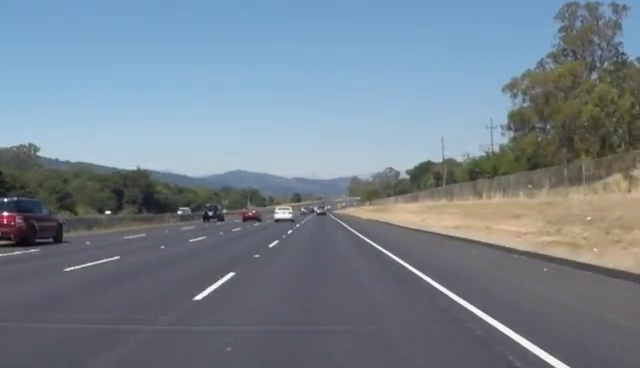
#> input picture frame 21 of data/video.mp4, 640 x 368 px
$ python run_demo.py   (older library calls are emulated)
#> lines starting #> are read from the running program, lines starting #| are printed output that depends on the picture; after the words box and inside, x2 and y2 are one past the last pixel; in counts of white or black regions, pixels touching at a corner belong together
#> in main, first_frame is the input picture: shape (368, 640, 3); mean B, G, R 142.4, 130.7, 117.7
### src/autodrive_lane/perception/feature_scene.py
from dataclasses import dataclass

import cv2
import numpy as np

from autodrive_lane.config import PreprocessConfig, SceneGuardConfig


@dataclass
class SceneCondition:
    """场景质量分析结果。"""

    label: str
    brightness: float
    contrast: float
    glare_ratio: float
    edge_density: float
    reasons: list[str]


def analyze_scene_condition(frame_bgr: np.ndarray, cfg: SceneGuardConfig) -> SceneCondition:
    """识别夜晚/逆光/雨天等高风险场景。"""
    gray = cv2.cvtColor(frame_bgr, cv2.COLOR_BGR2GRAY)
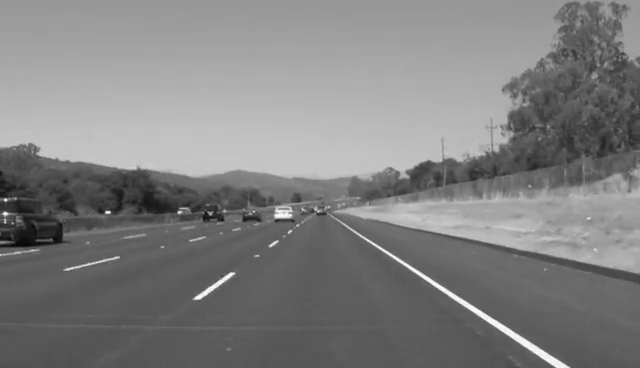
#> gray: shape (368, 640); min 6, max 255, mean 128.1

    brightness = float(np.mean(gray))
#> brightness = 128.1
    contrast = float(np.std(gray))
#> contrast = 43.18

    hsv = cv2.cvtColor(frame_bgr, cv2.COLOR_BGR2HSV)
#> hsv: shape (368, 640, 3); mean H, S, V 95.3, 54.7, 148.1
    v_channel = hsv[:, :, 2]
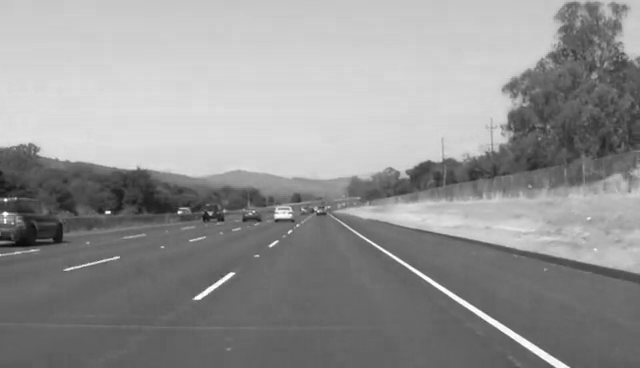
#> v_channel: shape (368, 640); min 10, max 255, mean 148.1
    glare_ratio = float(np.mean(v_channel > 245))
#> glare_ratio = 0.00232

    edges = cv2.Canny(gray, 80, 180)
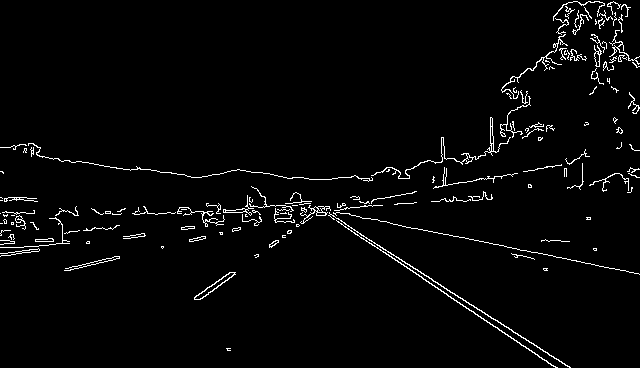
#> edges: shape (368, 640); 2.7% white in thin lines or dots
    edge_density = float(np.mean(edges > 0))
#> edge_density = 0.0272

    reasons: list[str] = []
    is_night = brightness < cfg.night_brightness and contrast < cfg.night_contrast
#> is_night = False
    is_backlight = glare_ratio > cfg.backlight_glare_ratio and contrast < cfg.backlight_contrast
#> is_backlight = False
    is_rain_like = edge_density > cfg.rain_edge_density and contrast < cfg.rain_contrast
#> is_rain_like = False

    label = "normal"
    if is_night:
        label = "night"
        reasons.append("low_brightness")
    if is_backlight:
        label = "backlight"
        reasons.append("strong_glare")
    if is_rain_like and label == "normal":
        label = "rain"
        reasons.append("dense_noisy_edges")

    return SceneCondition(
        label=label,
        brightness=brightness,
        contrast=contrast,
        glare_ratio=glare_ratio,
        edge_density=edge_density,
        reasons=reasons,
    )


def preprocess_lane_binary(frame_bgr: np.ndarray, cfg: PreprocessConfig, scene_label: str) -> np.ndarray:
    """按场景自适应预处理，输出车道候选二值图。"""
#> called with scene_label = 'normal'
    canny_low = cfg.canny_low
    canny_high = cfg.canny_high
    white_l_thresh = cfg.white_l_thresh
    morph_kernel = cfg.morph_kernel

    working = frame_bgr
    if scene_label == "night":
        canny_low = max(20, int(cfg.canny_low * 0.65))
        canny_high = max(canny_low + 20, int(cfg.canny_high * 0.75))
        white_l_thresh = max(120, cfg.white_l_thresh - 40)
    elif scene_label == "backlight":
        white_l_thresh = max(150, cfg.white_l_thresh - 25)
        lab = cv2.cvtColor(frame_bgr, cv2.COLOR_BGR2LAB)
        l_channel, a_channel, b_channel = cv2.split(lab)
        clahe = cv2.createCLAHE(clipLimit=2.0, tileGridSize=(8, 8))
        l_channel = clahe.apply(l_channel)
        working = cv2.cvtColor(cv2.merge([l_channel, a_channel, b_channel]), cv2.COLOR_LAB2BGR)
    elif scene_label == "rain":
        canny_low = int(cfg.canny_low * 1.15)
        canny_high = int(cfg.canny_high * 1.2)
        morph_kernel = max(7, cfg.morph_kernel)

    blurred = cv2.GaussianBlur(working, (cfg.gaussian_ksize, cfg.gaussian_ksize), 0)

    hls = cv2.cvtColor(blurred, cv2.COLOR_BGR2HLS)
#> hls: shape (368, 640, 3); mean of channels 0, 1, 2 95.3, 130.2, 55.7
    hsv = cv2.cvtColor(blurred, cv2.COLOR_BGR2HSV)
#> hsv: shape (368, 640, 3); mean H, S, V 95.4, 54.5, 148.1
    gray = cv2.cvtColor(blurred, cv2.COLOR_BGR2GRAY)

    l_channel = hls[:, :, 1]
    s_channel = hls[:, :, 2]
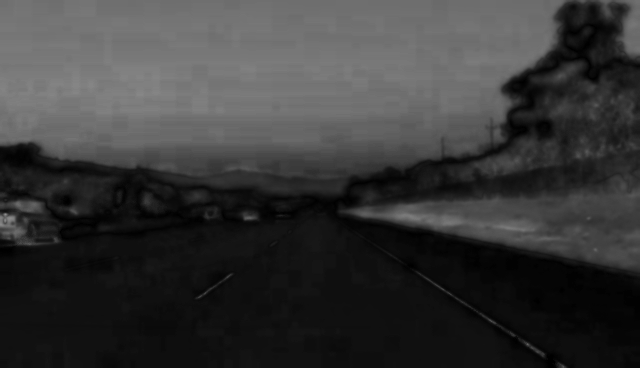
#> s_channel: shape (368, 640); min 0, max 140, mean 55.7
    white_mask = (l_channel >= white_l_thresh) & (s_channel <= 200)
#> white_mask: shape (368, 640) bool; 8.5% white; 17 white regions (8 under 20 px), largest, box (x1, y1, x2, y2) and area: (0, 112, 441, 178) 18411, (372, 243, 568, 368) 984, (195, 273, 234, 299) 162

    yellow_mask = cv2.inRange(
        hsv,
        np.array(cfg.yellow_hsv_low, dtype=np.uint8),
        np.array(cfg.yellow_hsv_high, dtype=np.uint8),
    ) > 0
#> yellow_mask: shape (368, 640) bool; 6.3% white; 42 white regions (30 under 20 px), largest, box (x1, y1, x2, y2) and area: (361, 155, 640, 256) 9475, (544, 78, 640, 132) 2488, (479, 138, 562, 178) 1592

    sobel_x = cv2.Sobel(gray, cv2.CV_64F, 1, 0, ksize=cfg.sobel_ksize)
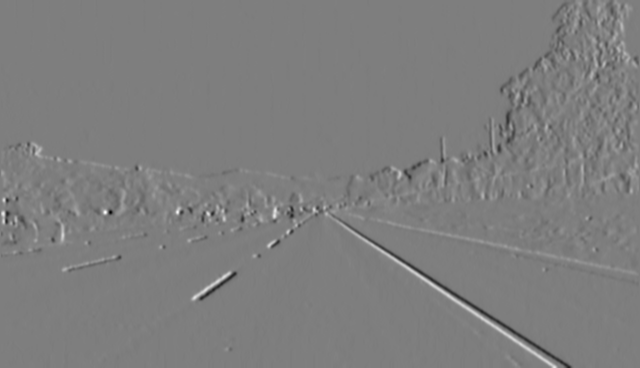
#> sobel_x: shape (368, 640) float64; min -315, max 321, mean 0.1; drawn with min black and max white
    abs_sobel = np.absolute(sobel_x)
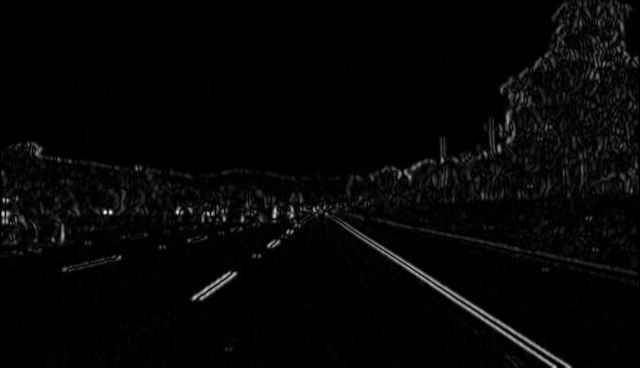
#> abs_sobel: shape (368, 640) float64; min 0, max 321, mean 7.7; drawn with min black and max white
    max_val = np.max(abs_sobel)
#> max_val = 321
    if max_val < 1e-6:
        scaled = np.zeros_like(abs_sobel, dtype=np.uint8)
    else:
        scaled = np.uint8(255 * abs_sobel / max_val)

    grad_mask = (scaled >= cfg.grad_thresh[0]) & (scaled <= cfg.grad_thresh[1])
#> grad_mask: shape (368, 640) bool; 6.4% white; 534 white regions (383 under 20 px), largest, box (x1, y1, x2, y2) and area: (324, 203, 573, 368) 2446, (191, 270, 238, 301) 459, (585, 35, 617, 80) 424
    canny = cv2.Canny(gray, canny_low, canny_high) > 0
#> canny: shape (368, 640) bool; 2.2% white in thin lines or dots

    binary = np.zeros_like(gray, dtype=np.uint8)
    binary[(white_mask | yellow_mask | grad_mask | canny)] = 255

    kernel = np.ones((morph_kernel, morph_kernel), dtype=np.uint8)
    binary = cv2.morphologyEx(binary, cv2.MORPH_CLOSE, kernel)
    binary = cv2.morphologyEx(binary, cv2.MORPH_OPEN, kernel)
    return binary


def should_degrade_mode(
    scene: SceneCondition,
    segment_count: int,
    left_curve_found: bool,
    right_curve_found: bool,
    cfg: SceneGuardConfig,
) -> tuple[bool, list[str]]:
    """根据场景风险和模型稳定性决定是否降级。"""
    reasons: list[str] = []

    if scene.label != "normal":
        reasons.append(f"scene_{scene.label}")
    if not left_curve_found or not right_curve_found:
        reasons.append("lane_model_missing")
    if scene.label != "normal" and segment_count < cfg.min_segment_for_confident:
        reasons.append("low_feature_support")

    return len(reasons) > 0, reasons

### src/autodrive_lane/perception/lane_pipeline.py
from dataclasses import dataclass, field
from typing import Any, Dict, Optional, Tuple

import numpy as np

from autodrive_lane.calibration import CameraModel
from autodrive_lane.config import PipelineConfig
from autodrive_lane.geometry import (
    build_default_ipm,
    curvature_radius_xz,
    fit_centerline_ground_poly,
    intersection,
    lane_width_m_from_ground,
    lane_width_px,
    lateral_offset_from_ground,
    line_from_slope_intercept,
    warp,
)
from autodrive_lane.perception.feature_scene import (
    analyze_scene_condition,
    preprocess_lane_binary,
    should_degrade_mode,
)
from autodrive_lane.perception.lane_change_fsm import LaneChangeDecision, LaneChangeStateMachine
from autodrive_lane.perception.lane_modeling import (
    apply_roi_mask,
    build_roi_polygon,
    curve_to_line_model,
    detect_segments,
    evaluate_curve_x,
    fit_lane_curve_model,
    robust_fit_line_model,
    sample_curve_points,
    shift_curve,
    split_left_right,
)
from autodrive_lane.perception.overlay_renderer import render_overlay_frame
from autodrive_lane.perception.temporal_smoother import LaneTemporalSmoother


@dataclass
class LaneFrameResult:
    """单帧输出结果。"""

    frame_index: int
    input_frame: np.ndarray
    overlay_frame: np.ndarray
    binary_mask: np.ndarray
    roi_masked: np.ndarray
    bev_mask: np.ndarray
    roi_polygon: np.ndarray
    left_model: Optional[Tuple[float, float]]
    right_model: Optional[Tuple[float, float]]
    left_points: Optional[np.ndarray]
    right_points: Optional[np.ndarray]
    vanishing_point: Optional[Tuple[float, float]]
    lane_width_px: Optional[float]
    lane_width_m: Optional[float]
    curvature_m: Optional[float]
    offset_m: Optional[float]
    lane_change_state: str
    lane_change_confidence: float
    scene_label: str
    degraded: bool
    degradation_reasons: list[str] = field(default_factory=list)
    debug: Dict[str, Any] = field(default_factory=dict)


class LaneGeometryPipeline:
    """车道几何主流水线（重构版）。"""

    def __init__(self, config: Optional[PipelineConfig] = None):
        self.cfg = config if config is not None else PipelineConfig()

        self.camera_model = CameraModel.from_calibration_path(
            calibration_path=self.cfg.camera.calibration_path,
            camera_height_m=self.cfg.camera.camera_height_m,
            pitch_deg=self.cfg.camera.pitch_deg,
            yaw_deg=self.cfg.camera.yaw_deg,
            roll_deg=self.cfg.camera.roll_deg,
            fallback_fov_deg=self.cfg.camera.fallback_fov_deg,
        )
        self.temporal = LaneTemporalSmoother(self.cfg.temporal)
        self.lane_change_fsm = LaneChangeStateMachine(self.cfg.lane_change_fsm)

    def process(self, frame_bgr: np.ndarray, frame_index: int = 0) -> LaneFrameResult:
        # 1) 相机去畸变
        working_frame = self.camera_model.undistort(frame_bgr) if self.cfg.camera.enable_undistort else frame_bgr

        # 2) 场景识别 + 自适应预处理
        scene = analyze_scene_condition(working_frame, self.cfg.scene_guard)
        binary = preprocess_lane_binary(working_frame, self.cfg.preprocess, scene_label=scene.label)
#> binary: shape (368, 640); 23.4% white; 28 white regions, largest, box (x1, y1, x2, y2) and area: (0, 0, 640, 255) 46492, (342, 222, 572, 368) 2572, (264, 193, 348, 228) 1462

        height, width = working_frame.shape[:2]
        y_bottom = float(height - 1)

        # 3) 线段先验与消失点
        roi_polygon = build_roi_polygon(width, height, self.cfg.roi)
        roi_masked = apply_roi_mask(binary, roi_polygon)

        segments = detect_segments(roi_masked, self.cfg.hough)
        left_segments, right_segments = split_left_right(
            segments,
            image_width=width,
            min_abs_slope=self.cfg.hough.min_abs_slope,
        )

        left_line_raw = robust_fit_line_model(left_segments)
        right_line_raw = robust_fit_line_model(right_segments)
        vp_raw = self._compute_vanishing_point(left_line_raw, right_line_raw)
        left_line, right_line, vp = self.temporal.update_lines(left_line_raw, right_line_raw, vp_raw)

        # 4) 依据消失点刷新 ROI 后做曲线拟合
        roi_polygon = build_roi_polygon(width, height, self.cfg.roi, vanishing_point=vp)
        y_top = float(np.min(roi_polygon[:, 1]))
        roi_masked = apply_roi_mask(binary, roi_polygon)

        left_prior = self.temporal.left_curve_filter.state
        right_prior = self.temporal.right_curve_filter.state

        left_curve_raw = fit_lane_curve_model(
            roi_masked,
            side="left",
            y_top=int(y_top),
            y_bottom=int(y_bottom),
            cfg=self.cfg.lane_model,
            prior_curve=left_prior,
        )
        right_curve_raw = fit_lane_curve_model(
            roi_masked,
            side="right",
            y_top=int(y_top),
            y_bottom=int(y_bottom),
            cfg=self.cfg.lane_model,
            prior_curve=right_prior,
        )

        inferred_reasons: list[str] = []
        lane_width_prior = self.temporal.last_lane_width_px
        if left_curve_raw is None and right_curve_raw is not None and lane_width_prior is not None:
            left_curve_raw = shift_curve(right_curve_raw, -lane_width_prior)
            inferred_reasons.append("left_inferred_from_right")
        if right_curve_raw is None and left_curve_raw is not None and lane_width_prior is not None:
            right_curve_raw = shift_curve(left_curve_raw, lane_width_prior)
            inferred_reasons.append("right_inferred_from_left")

        left_curve, right_curve = self.temporal.update_curves(left_curve_raw, right_curve_raw)

        left_points = sample_curve_points(left_curve, y_top=y_top, y_bottom=y_bottom) if left_curve is not None else None
        right_points = sample_curve_points(right_curve, y_top=y_top, y_bottom=y_bottom) if right_curve is not None else None

        left_model = curve_to_line_model(left_curve, y_top=y_top, y_bottom=y_bottom) if left_curve is not None else left_line
        right_model = curve_to_line_model(right_curve, y_top=y_top, y_bottom=y_bottom) if right_curve is not None else right_line

        # 5) 几何指标估计
        lane_w_px = None
        lane_w_m = None
        curvature = None
        offset = None
        bev_mask = np.zeros_like(roi_masked)

        if left_curve is not None and right_curve is not None and left_points is not None and right_points is not None:
            lane_w_px, lane_w_m, curvature, offset = self._estimate_metrics(
                y_bottom=y_bottom,
                y_top=y_top,
                image_size=(width, height),
                left_curve=left_curve,
                right_curve=right_curve,
            )

            src_quad = np.array([left_points[0], left_points[1], right_points[1], right_points[0]], dtype=np.float32)
            if self._valid_quad(src_quad, width, height):
                h_mat, _, _ = build_default_ipm(src_quad, (width, height))
                bev_mask = warp(roi_masked, h_mat, (width, height))

        lane_w_px, curvature, offset = self.temporal.update_metrics(lane_w_px, curvature, offset)

        # 6) 失效检测 + 变道状态机
        degraded, degradation_reasons = should_degrade_mode(
            scene=scene,
            segment_count=int(len(segments)),
            left_curve_found=left_curve_raw is not None,
            right_curve_found=right_curve_raw is not None,
            cfg=self.cfg.scene_guard,
        )
        degradation_reasons.extend(inferred_reasons)

        lane_change: LaneChangeDecision = self.lane_change_fsm.update(offset_m=offset, degraded=degraded)

        overlay = render_overlay_frame(
            frame_bgr=working_frame,
            roi_polygon=roi_polygon,
            left_points=left_points,
            right_points=right_points,
            vanishing_point=vp,
            lane_width_px=lane_w_px,
            lane_width_m=lane_w_m,
            curvature_m=curvature,
            offset_m=offset,
            scene_label=scene.label,
            lane_change_state=lane_change.state,
            lane_change_confidence=lane_change.confidence,
            degraded=degraded,
            degradation_reasons=degradation_reasons,
        )

        debug = {
            "segment_count": int(len(segments)),
            "left_segment_count": int(len(left_segments)),
            "right_segment_count": int(len(right_segments)),
            "scene_brightness": scene.brightness,
            "scene_contrast": scene.contrast,
            "scene_glare_ratio": scene.glare_ratio,
            "scene_edge_density": scene.edge_density,
            "camera_calibrated": self.camera_model.calibration is not None,
            "lane_change_left_score": lane_change.left_score,
            "lane_change_right_score": lane_change.right_score,
        }

        return LaneFrameResult(
            frame_index=frame_index,
            input_frame=working_frame,
            overlay_frame=overlay,
            binary_mask=binary,
            roi_masked=roi_masked,
            bev_mask=bev_mask,
            roi_polygon=roi_polygon,
            left_model=left_model,
            right_model=right_model,
            left_points=left_points,
            right_points=right_points,
            vanishing_point=vp,
            lane_width_px=lane_w_px,
            lane_width_m=lane_w_m,
            curvature_m=curvature,
            offset_m=offset,
            lane_change_state=lane_change.state,
            lane_change_confidence=lane_change.confidence,
            scene_label=scene.label,
            degraded=degraded,
            degradation_reasons=degradation_reasons,
            debug=debug,
        )

    @staticmethod
    def _compute_vanishing_point(
        left_model: Optional[Tuple[float, float]],
        right_model: Optional[Tuple[float, float]],
    ) -> Optional[Tuple[float, float]]:
        if left_model is None or right_model is None:
            return None
        left_line = line_from_slope_intercept(left_model[0], left_model[1])
        right_line = line_from_slope_intercept(right_model[0], right_model[1])
        return intersection(left_line, right_line)

    def _estimate_metrics(
        self,
        y_bottom: float,
        y_top: float,
        image_size: Tuple[int, int],
        left_curve: np.ndarray,
        right_curve: np.ndarray,
    ) -> Tuple[Optional[float], Optional[float], Optional[float], Optional[float]]:
        width, height = image_size

        left_bottom_x = float(np.polyval(left_curve, y_bottom))
        right_bottom_x = float(np.polyval(right_curve, y_bottom))
        lane_w_px = lane_width_px(left_bottom_x, right_bottom_x)
        if lane_w_px is None:
            return None, None, None, None

        y_samples = np.linspace(y_top, y_bottom, 55, dtype=np.float64)
        left_x = evaluate_curve_x(left_curve, y_samples)
        right_x = evaluate_curve_x(right_curve, y_samples)

        left_uv = np.stack([left_x, y_samples], axis=1)
        right_uv = np.stack([right_x, y_samples], axis=1)

        left_ground, left_valid = self.camera_model.pixel_to_ground(left_uv, image_size=(width, height))
        right_ground, right_valid = self.camera_model.pixel_to_ground(right_uv, image_size=(width, height))
        valid = left_valid & right_valid
        if int(np.sum(valid)) < 8:
            return lane_w_px, None, None, None

        left_ground = left_ground[valid]
        right_ground = right_ground[valid]

        lane_w_m = lane_width_m_from_ground(left_ground, right_ground)
        center_ground = 0.5 * (left_ground + right_ground)
        center_poly = fit_centerline_ground_poly(center_ground)
        z_eval = float(np.nanmax(center_ground[:, 1])) if len(center_ground) > 0 else 0.0
        curvature = curvature_radius_xz(
            center_poly,
            z_eval_m=z_eval,
            straight_radius_m=self.cfg.metric.straight_curvature_m,
        )

        offset = lateral_offset_from_ground(left_ground[-1], right_ground[-1])
        return lane_w_px, lane_w_m, curvature, offset

    @staticmethod
    def _valid_quad(quad: np.ndarray, width: int, height: int) -> bool:
        if quad.shape != (4, 2):
            return False
        if np.any(np.isnan(quad)):
            return False
        min_x, min_y = np.min(quad[:, 0]), np.min(quad[:, 1])
        max_x, max_y = np.max(quad[:, 0]), np.max(quad[:, 1])
        if max_x - min_x < 20 or max_y - min_y < 20:
            return False
        if max_x < -width or min_x > 2 * width:
            return False
        if max_y < -height or min_y > 2 * height:
            return False
        return True

### src/autodrive_lane/perception/lane_modeling.py
from typing import Optional, Tuple

import cv2
import numpy as np

from autodrive_lane.config import HoughConfig, LaneModelConfig, ROIConfig


# =========================
# ROI + 线段提取（合并原 line_segments.py）
# =========================
def build_roi_polygon(
    width: int,
    height: int,
    cfg: ROIConfig,
    vanishing_point: Optional[Tuple[float, float]] = None,
) -> np.ndarray:
    """根据消失点动态构建道路 ROI。"""
#> called with width = 640, height = 368
    top_y = int(height * cfg.top_y_ratio)
    left_top_x = int(width * cfg.left_top_x_ratio)
    right_top_x = int(width * cfg.right_top_x_ratio)

    if vanishing_point is not None:
        vx, vy = vanishing_point
        vp_window = int(width * 0.11)
        left_top_x = int(np.clip(vx - vp_window, 0, width - 1))
        right_top_x = int(np.clip(vx + vp_window, 0, width - 1))
        top_y = int(np.clip(vy + 20, height * cfg.min_top_y_ratio, height * cfg.max_top_y_ratio))

    return np.array(
        [
            [int(width * cfg.left_bottom_x_ratio), height - 1],
            [left_top_x, top_y],
            [right_top_x, top_y],
            [int(width * cfg.right_bottom_x_ratio), height - 1],
        ],
        dtype=np.int32,
    )


def apply_roi_mask(binary: np.ndarray, polygon: np.ndarray) -> np.ndarray:
    mask = np.zeros_like(binary, dtype=np.uint8)
    cv2.fillPoly(mask, [polygon], 255)
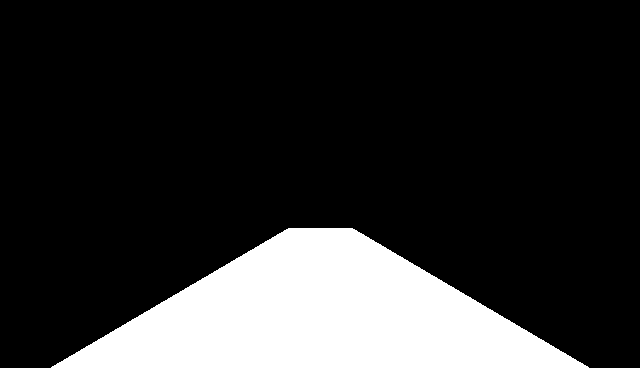
#> mask: shape (368, 640); 18% white; 1 white region, box (x1, y1, x2, y2) and area: (51, 228, 589, 368) 42308
    return cv2.bitwise_and(binary, mask)
#> returned value: shape (368, 640); 1.3% white; 4 white regions, box (x1, y1, x2, y2) and area: (344, 228, 572, 368) 2500, (192, 271, 237, 301) 473, (268, 239, 280, 249) 89, (286, 229, 293, 235) 40


def detect_segments(roi_binary: np.ndarray, cfg: HoughConfig) -> np.ndarray:
    lines = cv2.HoughLinesP(
        roi_binary,
        rho=cfg.rho,
        theta=cfg.theta,
        threshold=cfg.threshold,
        minLineLength=cfg.min_line_length,
        maxLineGap=cfg.max_line_gap,
    )
#> lines = 23 rows, first 6: [350, 228, 564, 367], [354, 229, 567, 367], [347, 228, 553, 367], [346, 228, 552, 367], [349, 228, 556, 367], [395, 253, 571, 367]
#> (the rest of the program and of its run is left out)
